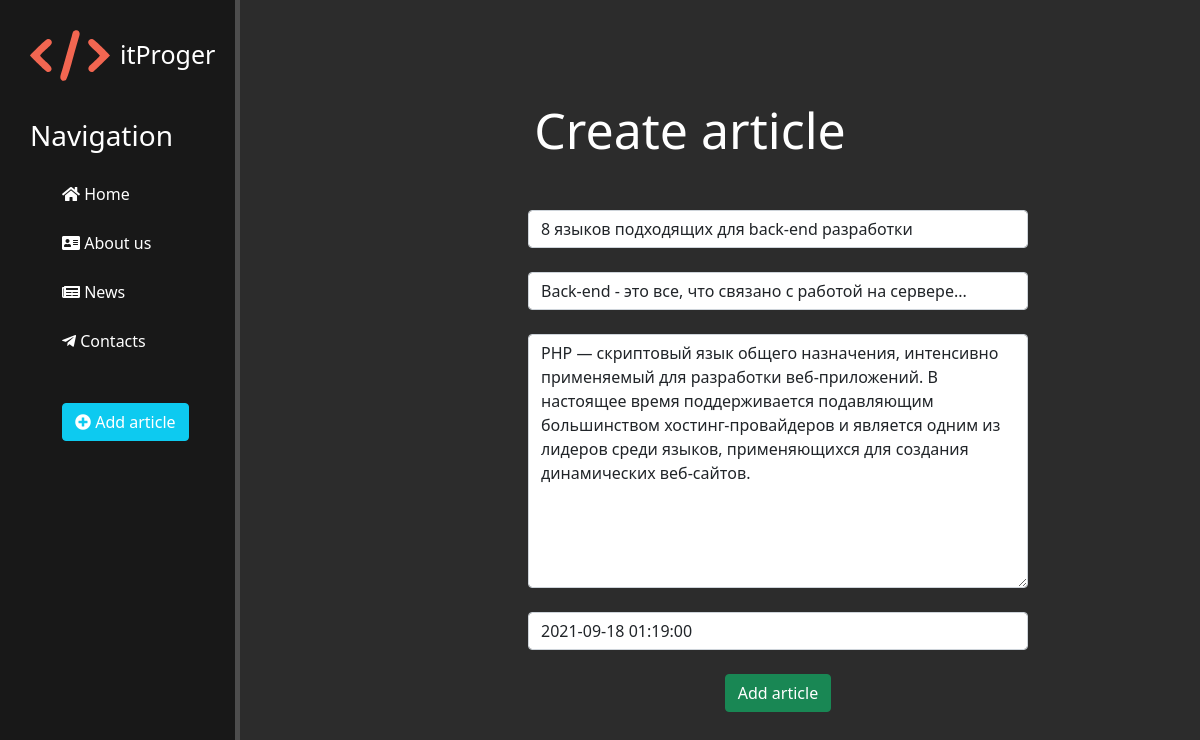
/news/5/update, run on the app's committed database.
### news/models.py (models this page shows, shortened)
class Article(models.Model):
    title = models.CharField('title', max_length=50)
    anons = models.CharField('anons', max_length=250)
    full_text = models.TextField('article')
    date = models.DateTimeField('pub_date')

### news/views.py (the view)
# urls.py: path('<int:pk>/update', NewsUpdateView.as_view(), name='news-update'),
class NewsUpdateView(UpdateView):
    model = Article
    template_name = 'news/create_article.html'
    form_class = FormArticle

### news/forms.py
class FormArticle(ModelForm):
    class Meta:
        model = Article
        fields = '__all__'
        widgets = {
            'title': TextInput(attrs={
                'class': 'form-control',
                'placeholder': 'Article title'
            }),
            'anons': TextInput(attrs={
                'class': 'form-control',
                'placeholder': 'Article anons'
            }),
            'date': DateTimeInput(attrs={
                'class': 'form-control',
                'placeholder': 'Publication date'
            }),
            'full_text': Textarea(attrs={
                'class': 'form-control',
                'placeholder': 'Article text'
            }),
        }

### news/templates/news/create_article.html (shortened to what this page needs)
{% extends 'main/layout.html' %}
{% block content %}
   <div class="features">
       <h1>Create article</h1>
       <form method="post">
           {{ form.title }}<br>
           {{ form.anons }}<br>
           {{ form.full_text }}<br>
           {{ form.date }}<br>
           <input type="submit" class="btn btn-success" value="Add article">
       </form>
   </div>
{% endblock %}

### main/templates/main/layout.html (shortened to what this page needs)
{% load static %}
<!doctype html>
<html lang="en">
<head>
    <link rel="stylesheet" href="https://cdn.jsdelivr.net/npm/bootstrap@5.1.1/dist/css/bootstrap.min.css">
    <link rel="stylesheet" href="https://use.fontawesome.com/releases/v5.8.2/css/all.css">
    <link rel="stylesheet" href="{% static 'main/css/main.css' %}">
</head>
<body>
    <aside>
        <img src="{% static 'main/img/logo_simple.svg' %}" alt="logo">
        <span class="logo">itProger</span>
        <h3>Navigation</h3>
        <ul>
            <a href="{% url 'home' %}" style="text-decoration: none"><li><i class="fas fa-home"></i> Home</li></a>
            <a href="{% url 'about' %}" style="text-decoration: none"><li><i class="fas fa-address-card"></i> About us</li></a>
            <a href="{% url 'news_home' %}" style="text-decoration: none"><li><i class="fas fa-newspaper"></i> News</li></a>
            <a href="{% url 'contacts' %}" style="text-decoration: none"><li><i class="fab fa-telegram-plane"></i> Contacts</li></a>
            <a href="{% url 'create_article' %}"><li><button class="btn btn-info"><i class="fas fa-plus-circle"></i> Add article</button></li></a>
        </ul>
    </aside>
    <main>
        {% block content %}
        {% endblock %}
    </main>
</body>
</html>

### main/static/main/css/main.css (style rules this page uses)
body { background: #2c2c2c }
aside { float: left; background: #181818; width: 20%; padding: 2.5%; height: 100vh; color: #fff; border-right: 5px solid #4d4d4d; }
aside img { width: 80px; float: left; }
aside .logo { font-size: 25px; margin-left: 90px; font-wight: bold; position: relative; top: -45px; }
aside h3 { font-size: 28px; }
aside ul { list-style: none; margin-top: 30px; }
aside ul li { color: #fff; display: block; margin-top: 25px; transition: .6s ease; }
main .features { float: left; color: #fff; margin-top: 100px; text-align: center; width: 75%; }
main .features h1 { font-size: 50px; }
.btn-info { color: #fff; margin-top: 20px; }
form { margin-left: 32%; width: 500px; margin-top: 50px; }
.btn-info { margin-top: 25px; }
.btn-success { float: center; }

### data on the page
Article: title "8 языков подходящих для back-end разработки", anons "Back-end - это все, что связано с работой на сервере...", full_text "PHP — скриптовый язык общего назначения, интенсивно применяемый для разработки веб-приложений. В настоящее время поддерживается подавляющим большинством хостинг-провайдеров и является одним из лидеров среди языков, применяющихся для создания динамических веб-сайтов.", date "2021-09-18 01:19:00"
